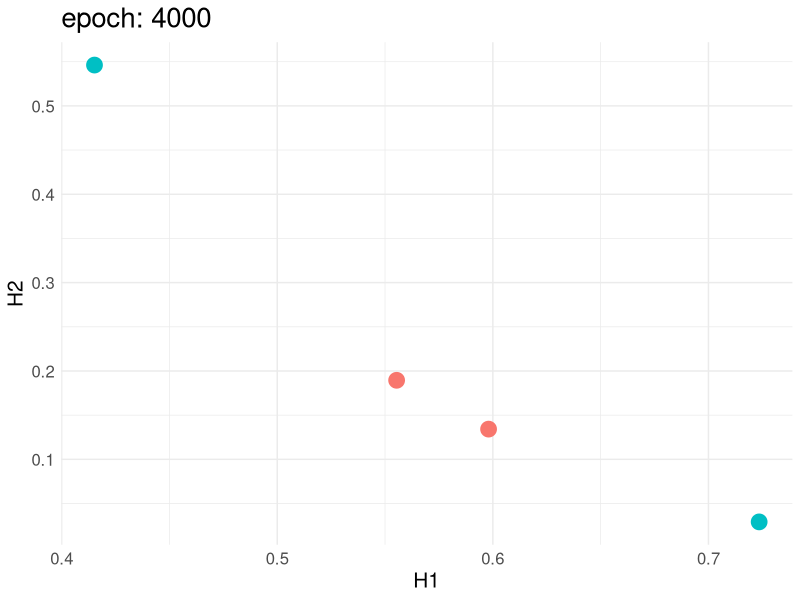

Generate this figure with R:
library(tidyverse)
library(glue)
library(gganimate)

hidden_1000 <- read_csv("hidden_1000.csv")
hidden_1000 %>% 
  mutate(epoch = 1000,
         col = c(0, 1, 1, 0)) %>% 
  select(epoch, col, everything()) -> hidden_1000
hidden_2000 <- read_csv("hidden_2000.csv")
hidden_2000 %>% 
  mutate(epoch = 2000,
         col = c(0, 1, 1, 0)) %>% 
  select(epoch, col, everything()) -> hidden_2000
hidden_3000 <- read_csv("hidden_3000.csv")
hidden_3000 %>% 
  mutate(epoch = 3000,
         col = c(0, 1, 1, 0)) %>% 
  select(epoch, col, everything()) -> hidden_3000
hidden_4000 <- read_csv("hidden_4000.csv")
hidden_4000 %>% 
  mutate(epoch = 4000,
         col = c(0, 1, 1, 0)) %>% 
  select(epoch, col, everything()) -> hidden_4000

raw <- tribble(
  ~epoch, ~col, ~H1, ~H2,
  0, 0, 0, 0,
  0, 1, 1, 0, 
  0, 1, 0, 1,
  0, 0, 1, 1
)

df <- bind_rows(raw, hidden_1000, hidden_2000, hidden_3000, hidden_4000)

# example plot
hidden_4000 %>% 
  ggplot(aes(H1, H2, col = factor(col))) +
  geom_point(size = 5) +
  scale_fill_manual(values = c("red", "blue")) +
  theme_minimal() +
  theme(legend.position = "none",
        axis.title = element_text(size = 15),
        axis.text = element_text(size = 12),
        plot.title.position = "panel",
        plot.title = element_text(size = 20)) +
  labs(title = 'epoch: 4000')

# animated plot
df %>% 
  ggplot(aes(H1, H2, col = factor(col))) +
  geom_point(size = 5) +
  scale_fill_manual(values = c("red", "blue")) +
  theme_minimal() +
  theme(legend.position = "none",
        axis.title = element_text(size = 15),
        axis.text = element_text(size = 12),
        plot.title.position = "panel",
        plot.title = element_text(size = 20)) +
  transition_states(epoch, transition_length = 2, state_length = 1) +
  labs(title = 'epoch: {closest_state}') +
  enter_appear() +
  exit_disappear(early = TRUE) +
  ease_aes("sine-in-out") -> xor_anim

xor_anim <- animate(xor_anim)
anim_save("xor_anim.gif", xor_anim)
